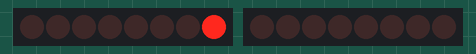
Simulated run of this sketch. Board: Arduino Uno, built with avr-gcc and run on an emulated ATmega328P. Parts: 2 × 8 shift-register outputs drawn as a row of LEDs (first output left, lit = HIGH). Wiring (inferred from the names in the program): 2 × shift register (74HC595): data pin 12, shift clock pin 10, latch pin 11 / data pin 2, shift clock pin 4, latch pin 3. Wiring (inferred from the signals the program sends): 2 × row of LEDs: on Q0, Q1, Q2, Q3, Q4, Q5, Q6, Q7 / on Q0, Q1, Q2, Q3, Q4, Q5, Q6, Q7.

Above: at 0.05 s.
At 0.45 s:
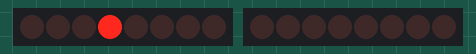
At 0.85 s:
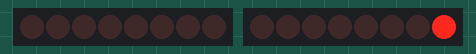
At 1.75 s:
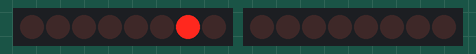
At 2.65 s:
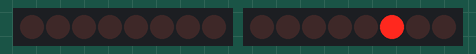
At 3.55 s:
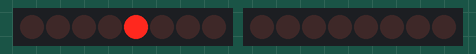
Timing chart, 0 to 3.9 s (numbered marks = the images above):
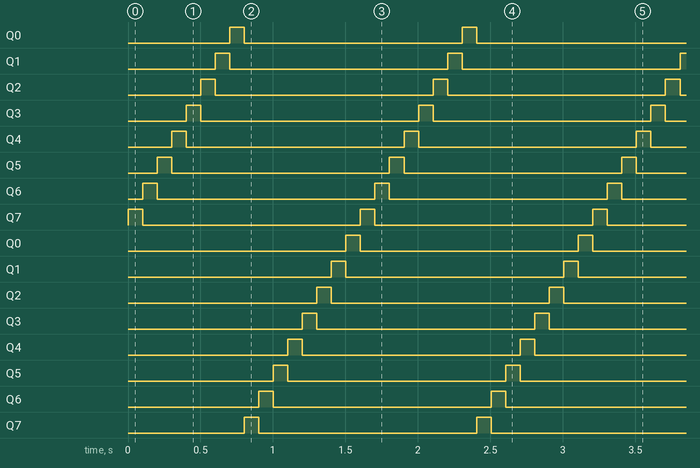

The sketch:

P-LED_T-LED_Function.ino
```cpp
#include <Wire.h>
#include <math.h>

int MS = 100;
int t_rclkPin = 3, t_srclkPin = 4, t_dsPin = 2;
int p_rclkPin = 11, p_srclkPin = 10, p_dsPin = 12;

byte leds = 0;

// P-LED: 0
// T-LED: 1
void offAllLED(int led);
void onLED(int position);

void setup() {
  pinMode(t_rclkPin, OUTPUT);
  pinMode(t_dsPin, OUTPUT);
  pinMode(t_srclkPin, OUTPUT);

  pinMode(p_rclkPin, OUTPUT);
  pinMode(p_dsPin, OUTPUT);
  pinMode(p_srclkPin, OUTPUT);
}

void loop()
{
  for(int i = 0; i < 16; i++) {
    onLED(i);
    delay(100);
    offAllLED(i / 8);
  }
}

void offAllLED(int led) {

  if(led == 0) {
    digitalWrite(p_rclkPin, LOW);
    shiftOut(p_dsPin, p_srclkPin, LSBFIRST, B00000000);
    digitalWrite(p_rclkPin, HIGH);
  } else if(led == 1) {
    digitalWrite(t_rclkPin, LOW);
    shiftOut(t_dsPin, t_srclkPin, LSBFIRST, B00000000);
    digitalWrite(t_rclkPin, HIGH);
  }
}

void onLED(int position) {

  if(position <= 7) {
    byte bitPosition;
    bitSet(bitPosition, position);
    digitalWrite(p_rclkPin, LOW);
    shiftOut(p_dsPin, p_srclkPin, LSBFIRST, bitPosition);
    digitalWrite(p_rclkPin, HIGH);
  }

  if(position >= 8 && position <= 15) {
    byte bitPosition;
    bitSet(bitPosition, position % 8);
    digitalWrite(t_rclkPin, LOW);
    shiftOut(t_dsPin, t_srclkPin, LSBFIRST, bitPosition);
    digitalWrite(t_rclkPin, HIGH);
  }

}
```

Measured:
- by itself, Q0–7, Q0–7: alternates HIGH for 0.10 s and LOW for 1.5 s
- by itself, everything shown: repeats every 1.6 s, in 16 steps
